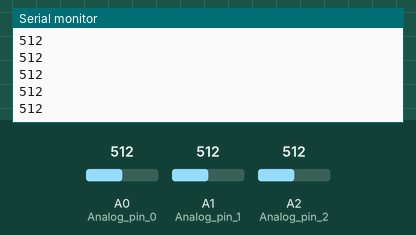
Recording of a sketch running on a simulated Arduino Uno, built with avr-gcc and run on an emulated ATmega328P. Parts: the last lines printed to the serial monitor. Inputs (shaded band) come from the test bench; at power-on: A1 (Analog_pin_1) = 512, A2 (Analog_pin_2) = 512, A0 (Analog_pin_0) = 512.

Above: at 1.2 s.
1.3 s: A1 (Analog_pin_1) set to 716
At 1.56 s:
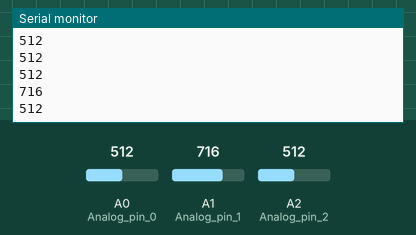
2.8 s: A2 (Analog_pin_2) set to 306
At 2.97 s:
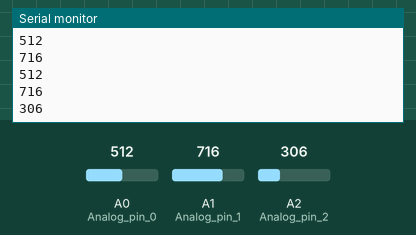
4.3 s: A1 (Analog_pin_1) set to 900
At 4.37 s:
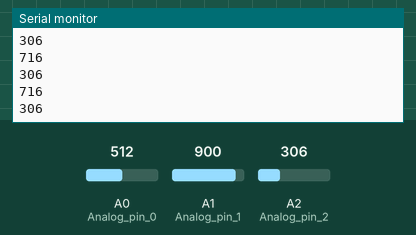
5.8 s: A2 (Analog_pin_2) set to 122
At 5.98 s:
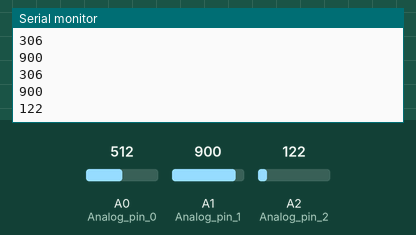
Timing chart, 0 to 8.3 s (numbered marks = the images above; inputs shaded):
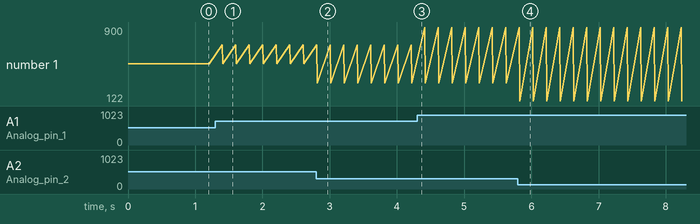

The sketch:

HIL_arduino.ino
```cpp
/*
  Analog Input
  HIL for IKarus IMU

 */

int Analog_pin_0 = A0;
int Analog_pin_1 = A1;
int Analog_pin_2 = A2;

int i;

int Analog_val_1,Analog_val_2;
// Construccion para conversion datos
union u_tag {
    byte b[4];
    float fval;
  } u;


void setup() {
  Serial.begin(9600);

}

void loop() {
  // read the value from the sensor:
  analogRead(Analog_pin_0);
  Analog_val_1 = analogRead(Analog_pin_1);
  Analog_val_2 = analogRead(Analog_pin_2);


//  //Protocolo de comunicacion. Solo se pueden TRANSMITIR por el USB a Simulink BYTES (8 bits)
//  // y con un protocolo que se puede especificar.
//    Serial.write('A'); //Inicio paquete
//    u.fval=Analog_val_1;
//    for (i=0;i<=3;i++){Serial.write(u.b[i] );}
//    u.fval=Analog_val_1;
//    for (i=0;i<=3;i++){Serial.write(u.b[i] );}
//
//    Serial.println();  //Fin de paquete
//
//


   //Protocolo de comunicacion.

    Serial.println(Analog_val_1,DEC);
    Serial.println(Analog_val_2 ,DEC);

    //Serial.println();  //Fin de paquete
    delay(200);
}
```

Measured:
- after the input at 1.3 s, the serial monitor: prints a new line after 0.11 s (image 1)
- after the input at 2.8 s, the serial monitor: prints a new line at once (image 2)
- after the input at 5.8 s, the serial monitor: prints a new line at once (image 4)
- plotted number 1: 512 → 306 after the input at 2.8 s, 306 → 122 after the input at 5.8 s
